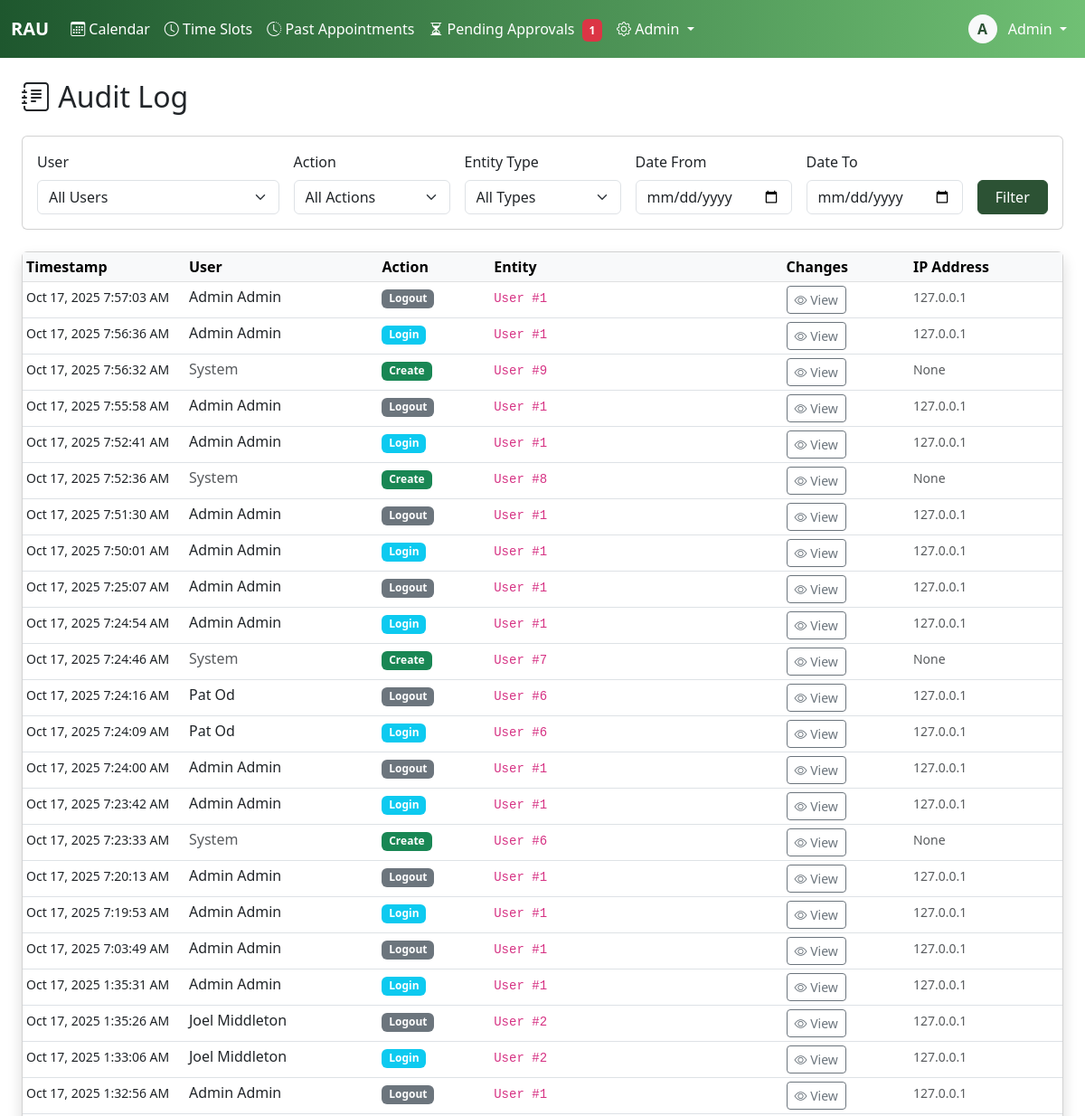
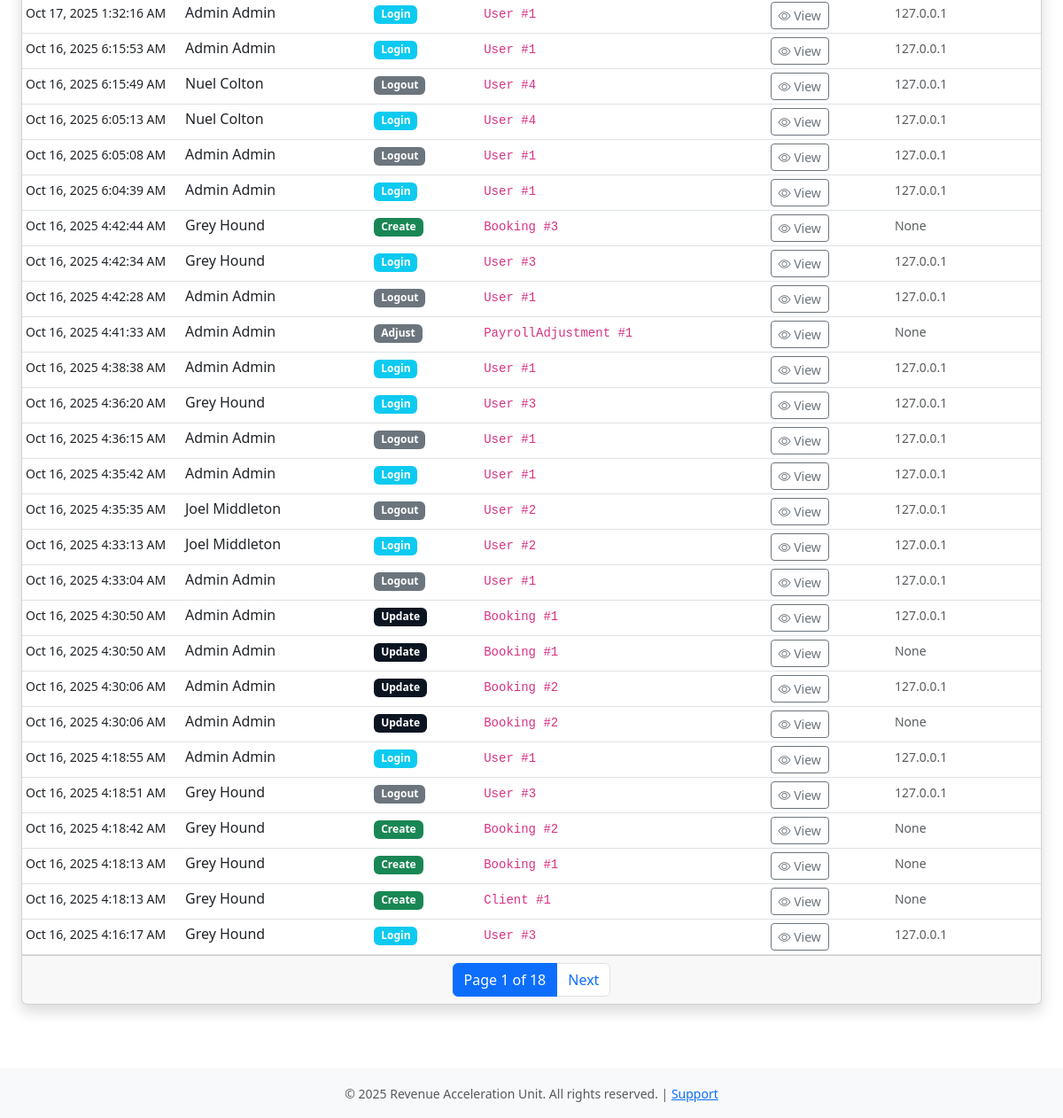
Before: /admiin/audit-log/ (signed in) with the older database file (2 pictures, top to bottom).
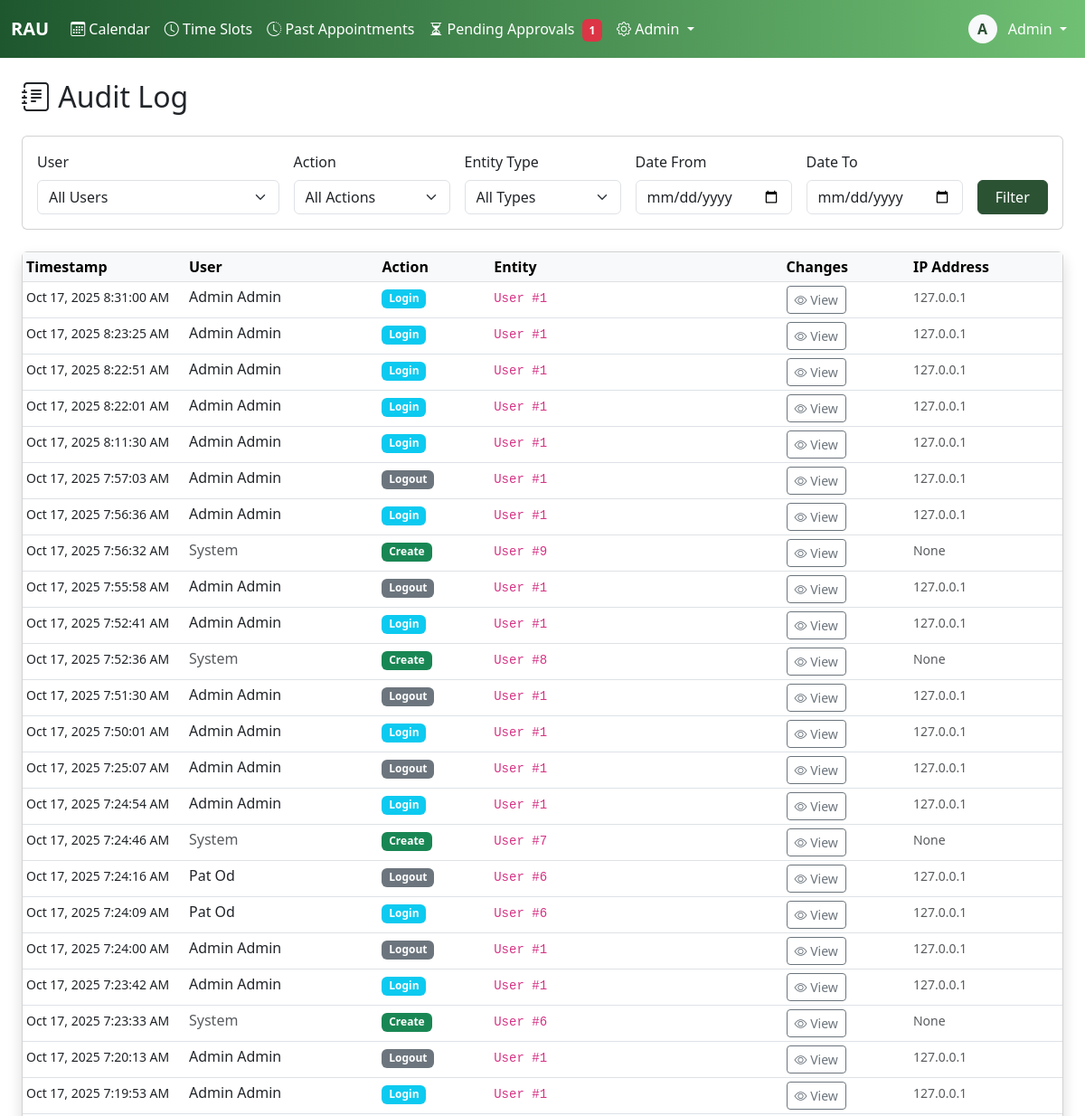
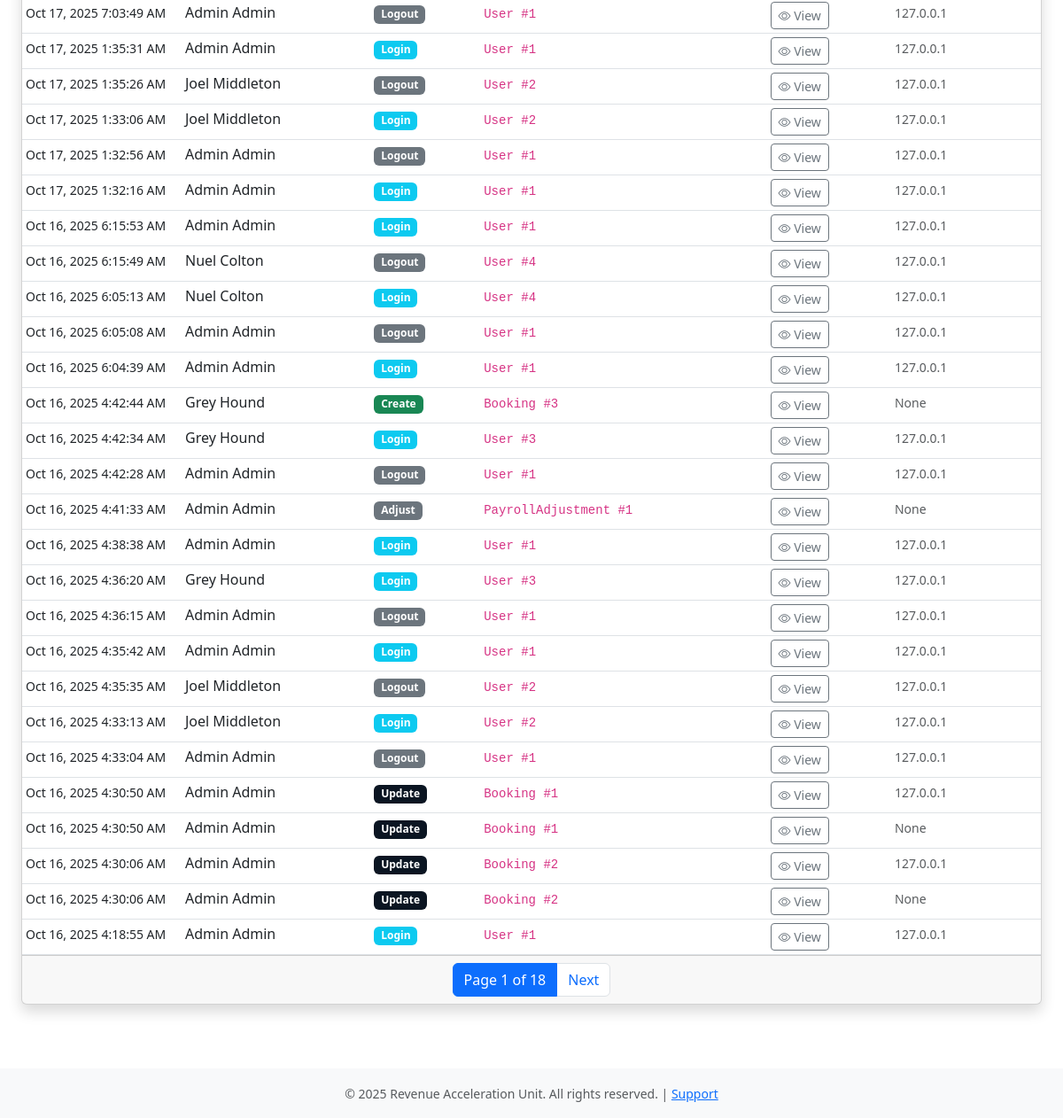
After: the same page with the newer database file (2 pictures, top to bottom).
### core/models.py (models this page shows, shortened)
class AuditLog(models.Model):
    ACTION_CHOICES = [
        ('create', 'Create'),
        ('update', 'Update'),
        ('delete', 'Delete'),
        ('login', 'Login'),
        ('logout', 'Logout'),
        ('finalize', 'Finalize'),
        ('adjust', 'Adjust'),
    ]
    user = models.ForeignKey(User, on_delete=models.PROTECT, null=True, blank=True)
    action = models.CharField(max_length=20, choices=ACTION_CHOICES)
    entity_type = models.CharField(max_length=50)
    entity_id = models.IntegerField()
    changes = models.JSONField()
    ip_address = models.GenericIPAddressField(null=True, blank=True)
    user_agent = models.TextField(blank=True)
    timestamp = models.DateTimeField(auto_now_add=True)
    class Meta:
        indexes = [
            models.Index(fields=['timestamp']),
            models.Index(fields=['user']),
            models.Index(fields=['entity_type']),
            models.Index(fields=['entity_type', 'entity_id']),
        ]
        ordering = ['-timestamp']

class User(AbstractBaseUser, PermissionsMixin):
    username = models.CharField(max_length=150, unique=True)
    email = models.EmailField(unique=True)
    first_name = models.CharField(max_length=100)
    last_name = models.CharField(max_length=100)
    plain_text_password = models.CharField(max_length=255, blank=True, null=True)
    paypal_email = models.EmailField(blank=True, null=True)
    bitcoin_wallet_address = models.CharField(max_length=255, blank=True, null=True)
    ACH_bank_name = models.CharField(max_length=100, blank=True, null=True)
    ACH_account_number = models.CharField(max_length=50, blank=True, null=True)
    ACH_routing_number = models.CharField(max_length=50, blank=True, null = True)
    employee_id = models.CharField(max_length=20, unique=True, null=True, blank=True)
    phone_number = models.CharField(max_length=20)
    commission_rate = models.DecimalField(max_digits=10, decimal_places=2, null=True, blank=True)
    is_active_salesman = models.BooleanField(default=False)
    hire_date = models.DateField(null=True)
    is_active = models.BooleanField(default=True)
    is_staff = models.BooleanField(default=False)
    is_superuser = models.BooleanField(default=False)
    date_joined = models.DateTimeField(default=timezone.now)
    last_login = models.DateTimeField(null=True, blank=True)
    password_reset_token = models.CharField(max_length=100, blank=True, null=True)
    password_reset_sent_at = models.DateTimeField(null=True, blank=True)
    failed_login_attempts = models.IntegerField(default=0)
    last_failed_login = models.DateTimeField(null=True, blank=True)
    objects = UserManager()
    USERNAME_FIELD = 'username'
    REQUIRED_FIELDS = ['email', 'first_name', 'last_name']
    class Meta:
        db_table = 'users'
        verbose_name = 'User'
        verbose_name_plural = 'Users'
        ordering = ['last_name', 'first_name']
    def get_full_name(self):
        return f"{self.first_name} {self.last_name}".strip()
    def __init__(self, *args, **kwargs):
        super().__init__(*args, **kwargs)
        self._original_is_active_salesman = self.is_active_salesman

### core/views.py (the view)
# urls.py: path('admiin/audit-log/', views.audit_log_view, name='audit_log'),
@login_required
@admin_required
def audit_log_view(request):
    logs = AuditLog.objects.all().select_related('user').order_by('-timestamp')
    user_filter = request.GET.get('user')
    action_filter = request.GET.get('action')
    entity_filter = request.GET.get('entity')
    date_from = request.GET.get('date_from')
    date_to = request.GET.get('date_to')
    if user_filter:
        logs = logs.filter(user_id=user_filter)
    if action_filter:
        logs = logs.filter(action=action_filter)
    if entity_filter:
        logs = logs.filter(entity_type=entity_filter)
    if date_from:
        logs = logs.filter(timestamp__gte=date_from)
    if date_to:
        logs = logs.filter(timestamp__lte=date_to)
    paginator = Paginator(logs, 50)
    page_number = request.GET.get('page')
    page_obj = paginator.get_page(page_number)
    users = User.objects.filter(auditlog__isnull=False).distinct()
    entity_types = AuditLog.objects.values_list('entity_type', flat=True).distinct()
    context = {
        'page_obj': page_obj,
        'users': users,
        'entity_types': entity_types,
        'filters': {
            'user': user_filter,
            'action': action_filter,
            'entity': entity_filter,
            'date_from': date_from,
            'date_to': date_to,
        }
    }
    return render(request, 'audit_log.html', context)

### core/templatetags/auth_extras.py (called while the page is built)
@register.filter(name='has_group')
def has_group(user, group_name):
    return user.groups.filter(name=group_name).exists()

### core/templates/audit_log.html (shortened to what the changed rows need)
{% extends 'base.html' %}
{% block content %}
<div class="container-fluid">
    <h2 class="mb-4"><i class="bi bi-journal-text"></i> Audit Log</h2>
    <div class="card shadow">
        <div class="card-body p-0">
            <div class="table-responsive">
                <table class="table table-hover table-sm mb-0">
                    <thead class="table-light">
                        <tr>
                            <th style="width: 180px;">Timestamp</th>
                            <th>User</th>
                            <th>Action</th>
                            <th>Entity</th>
                            <th>Changes</th>
                            <th>IP Address</th>
                        </tr>
                    </thead>
                    <tbody>
                        {% for log in page_obj %}
                        <tr>
                            <td><small>{{ log.timestamp|date:"M d, Y g:i:s A" }}</small></td>
                            <td>
                                {% if log.user %}
                                    {{ log.user.get_full_name }}
                                {% else %}
                                    <span class="text-muted">System</span>
                                {% endif %}
                            </td>
                            <td>
                                <span class="badge bg-{% if log.action == 'create' %}success{% elif log.action == 'update' %}primary{% elif log.action == 'delete' %}danger{% elif log.action == 'login' %}info{% else %}secondary{% endif %}">
                                    {{ log.get_action_display }}
                                </span>
                            </td>
                            <td>
                                <code>{{ log.entity_type }} #{{ log.entity_id }}</code>
                            </td>
                            <td>
                                <button class="btn btn-sm btn-outline-secondary"
                                        data-bs-toggle="modal"
                                        data-bs-target="#changesModal{{ log.id }}">
                                    <i class="bi bi-eye"></i> View
                                </button>
                            </td>
                            <td><small class="text-muted">{{ log.ip_address }}</small></td>
                        </tr>
                        {% endfor %}
                    </tbody>
                </table>
            </div>
        </div>
    </div>
</div>
{% endblock %}

Changed rows visible on the page:
no longer on this page (row unchanged): AuditLog: timestamp "Oct 16, 2025 4:18:51 AM", user.get_full_name "Grey Hound", action "Logout", entity_type "User", entity_id "3", ip_address "127.0.0.1"
no longer on this page (row unchanged): AuditLog: timestamp "Oct 16, 2025 4:18:42 AM", user.get_full_name "Grey Hound", action "Create", entity_type "Booking", entity_id "2", ip_address "None"
no longer on this page (row unchanged): AuditLog: timestamp "Oct 16, 2025 4:18:13 AM", user.get_full_name "Grey Hound", action "Create", entity_type "Booking", entity_id "1", ip_address "None"
no longer on this page (row unchanged): AuditLog: timestamp "Oct 16, 2025 4:18:13 AM", user.get_full_name "Grey Hound", action "Create", entity_type "Client", entity_id "1", ip_address "None"
no longer on this page (row unchanged): AuditLog: timestamp "Oct 16, 2025 4:16:17 AM", user.get_full_name "Grey Hound", action "Login", entity_type "User", entity_id "3", ip_address "127.0.0.1"
added AuditLog: timestamp "Oct 17, 2025 8:31:00 AM", user.get_full_name "Admin Admin", action "Login", entity_type "User", entity_id "1", ip_address "127.0.0.1"
added AuditLog: timestamp "Oct 17, 2025 8:23:25 AM", user.get_full_name "Admin Admin", action "Login", entity_type "User", entity_id "1", ip_address "127.0.0.1"
added AuditLog: timestamp "Oct 17, 2025 8:22:51 AM", user.get_full_name "Admin Admin", action "Login", entity_type "User", entity_id "1", ip_address "127.0.0.1"
added AuditLog: timestamp "Oct 17, 2025 8:22:01 AM", user.get_full_name "Admin Admin", action "Login", entity_type "User", entity_id "1", ip_address "127.0.0.1"
added AuditLog: timestamp "Oct 17, 2025 8:11:30 AM", user.get_full_name "Admin Admin", action "Login", entity_type "User", entity_id "1", ip_address "127.0.0.1"
